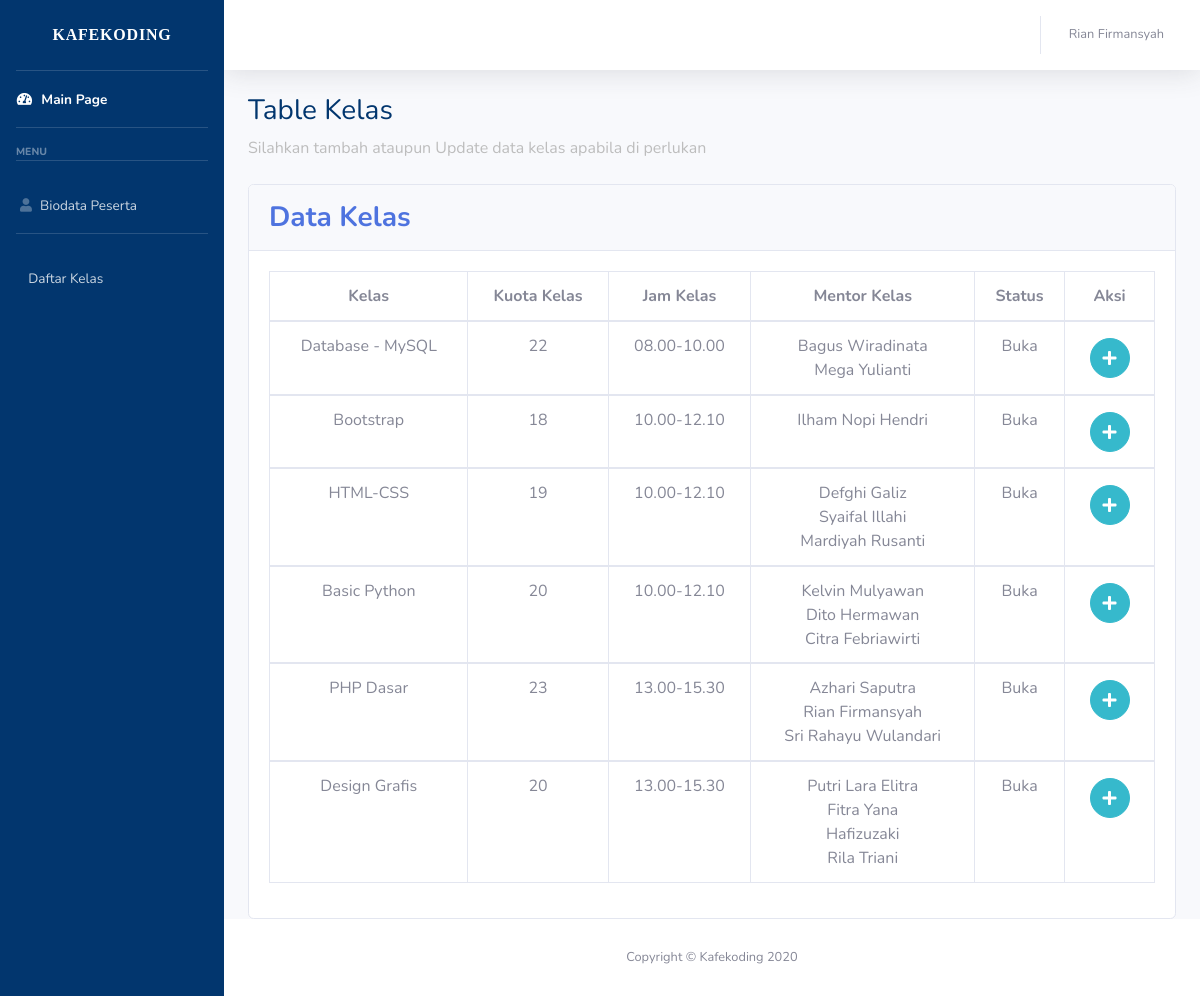
Screenshot of /peserta/Kelas.php (signed in) with the database file from the repository.
### tables this page shows
CREATE TABLE `kelas` (
  `kode_kelas` int(11) NOT NULL,
  `kelas` varchar(50) NOT NULL,
  `kuota_kelas` int(11) NOT NULL,
  `jam_kelas` varchar(50) NOT NULL,
  `mentor_kelas` varchar(100) NOT NULL,
  `link_wa` text NOT NULL,
  `status_kelas` varchar(50) NOT NULL
);

### peserta/Kelas.php (the view, shortened to what this page needs)
<!DOCTYPE html>
<html lang="en">
  <head>
    <link rel="stylesheet" href="https://use.fontawesome.com/releases/v5.15.2/css/all.css" />
    <link rel="stylesheet" href="../libraries/fonts/1.ttf">
    <link href="libraries/css/sb-admin-2.css" rel="stylesheet" />
  </head>
  <body id="page-top">
    <div id="wrapper">
      <?php include 'menubar.php'; ?>
      <div id="content-wrapper" class="d-flex flex-column">
        <div id="content">
          <nav class="navbar navbar-expand navbar-light bg-white topbar mb-4 static-top shadow">
            <?php include 'topbar.php'; ?>
          <div class="container-fluid ">
            <div class="row">
              <div class="col">
              <h1 class="h3 mb-2" style="color: #02366e;">Table Kelas</h1>
              <p class="mb-4" style="color: #bdbdbd;">Silahkan tambah ataupun Update data kelas apabila di perlukan</p>
            </div>
            <div class="col-12">
            <div class="card card-table">
              <div class="card-header py-3 d-flex justify-content-between">
                <h6 class="h3 m-0 font-weight-bold text-primary align-self-center">
                  Data Kelas
                </h6>
              </div>
              <div class="card-body">
                <div class="table-responsive">
                  <table class="table table-bordered text-center table-hover" id="dataTable" width="100%" cellspacing="0">
                    <thead>
                      <tr>
                        <th>Kelas</th>
                        <th>Kuota Kelas</th>
                        <th>Jam Kelas</th>
                        <th>Mentor Kelas</th>
                        <th>Status</th>
                        <th>Aksi</th>
                      </tr>
                    </thead>
                    <?php
                    include '../koneksi.php';
                    $query = mysqli_query($koneksi, "SELECT * FROM kelas ORDER BY jam_kelas") or die(mysqli_error());
                    while ($data = mysqli_fetch_assoc($query)) {
                    ?>
                    <tbody>
                      <tr>
                        <td><?php echo $data['kelas'];?></td>
                        <td><?php echo $data['kuota_kelas'];?></td>
                        <td><?php echo $data['jam_kelas'];?></td>
                        <td><?php echo $data['mentor_kelas']; ?></td>
                        <td><?php echo $data['status_kelas'];?></td>
                        <td><a href="add.php?kode_kelas=<?php echo $data['kode_kelas'];?>" class="btn btn-info btn-circle btn-circle-sm m-1" type="button"><i class="fa fa-plus"></i></a>
                      </tr>
                    </tbody>
                  <?php } ?>
                  </table>
                </div>
              </div>
            </div>
            </div>
            </div>
          </div>
        </div>
        <footer class="sticky-footer bg-white">
          <div class="container my-auto">
            <div class="copyright text-center my-auto">
              <span>Copyright &copy; Kafekoding 2020</span>
            </div>
          </div>
        </footer>
      </div>
    </div>
  </body>
</html>

### rows the page displays
kelas: kelas "Database - MySQL", kuota_kelas "22", jam_kelas "08.00-10.00", mentor_kelas "Bagus Wiradinata Mega Yulianti", status_kelas "Buka"
kelas: kelas "Bootstrap", kuota_kelas "18", jam_kelas "10.00-12.10", mentor_kelas "Ilham Nopi Hendri", status_kelas "Buka"
kelas: kelas "HTML-CSS", kuota_kelas "19", jam_kelas "10.00-12.10", mentor_kelas "Defghi Galiz Syaifal Illahi Mardiyah Rusanti", status_kelas "Buka"
kelas: kelas "Basic Python", kuota_kelas "20", jam_kelas "10.00-12.10", mentor_kelas "Kelvin Mulyawan Dito Hermawan Citra Febriawirti", status_kelas "Buka"
kelas: kelas "PHP Dasar", kuota_kelas "23", jam_kelas "13.00-15.30", mentor_kelas "Azhari Saputra Rian Firmansyah Sri Rahayu Wulandari", status_kelas "Buka"
kelas: kelas "Design Grafis", kuota_kelas "20", jam_kelas "13.00-15.30", mentor_kelas "Putri Lara Elitra Fitra Yana Hafizuzaki Rila Triani", status_kelas "Buka"

### other values shown
$_SESSION['nama'] "Rian Firmansyah"
